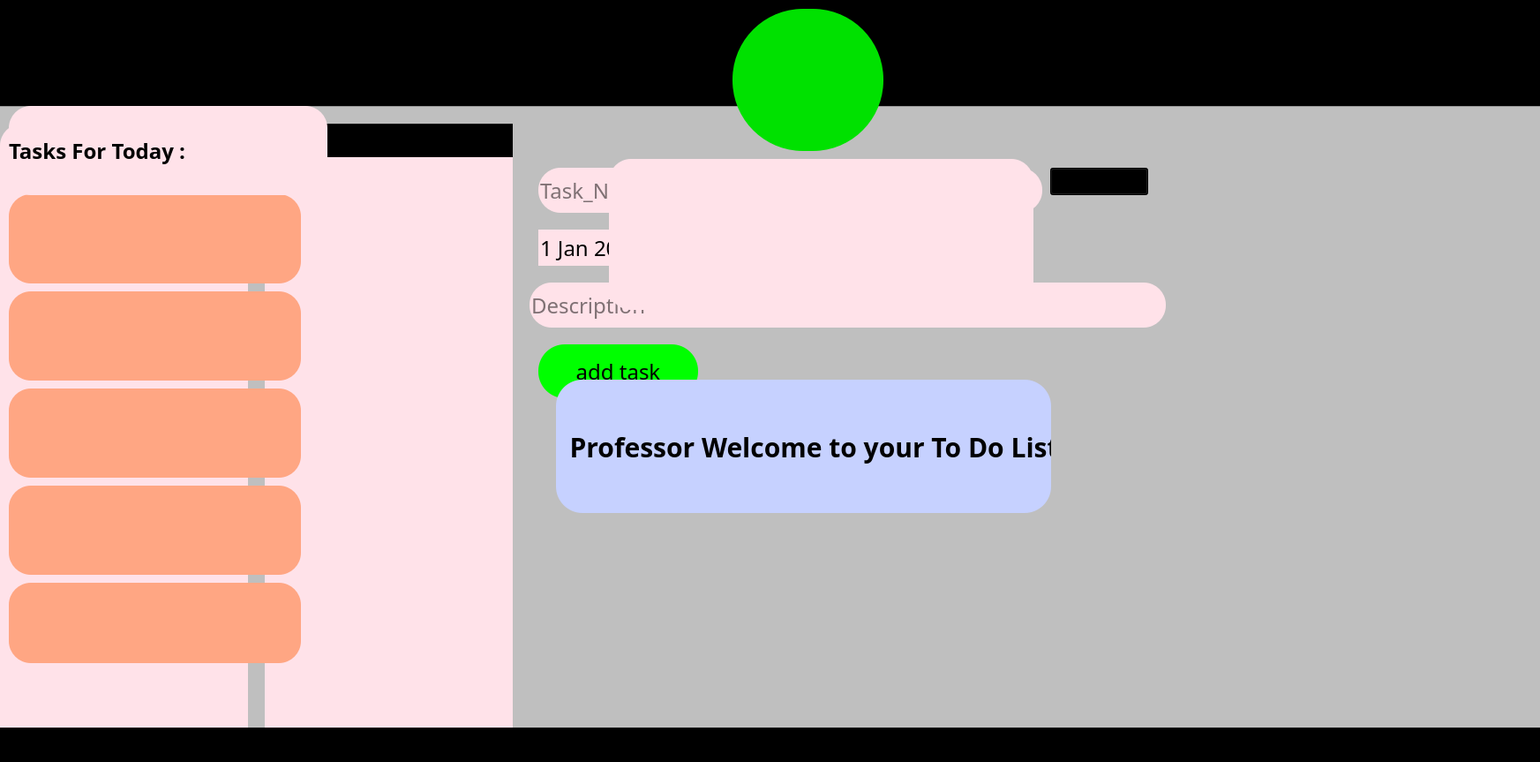
<?xml version="1.0" encoding="UTF-8"?>
<ui version="4.0">
 <class>Professor_Panel</class>
 <widget class="QMainWindow" name="Professor_Panel">
  <property name="geometry">
   <rect>
    <x>0</x>
    <y>0</y>
    <width>1745</width>
    <height>863</height>
   </rect>
  </property>
  <property name="windowTitle">
   <string>MainWindow</string>
  </property>
  <property name="styleSheet">
   <string notr="true">*{
	
	font-family:century gothic;
	font-size:24px;
	background-color:black
}
QPushButton
{
	color:black;
	background-color: #ffe2e9;
	border-radius:30px;
}
QPushButton:hover
{
background-color:rgb(170, 170, 255);
}
QLineEdit
{
color:white;
}
#frame
{
background-color:#bfbfbf;
}
#new_list_Button {
    background-color: rgb(0, 255, 0);
border-radius:30px;
color:black
}
#add_task_button
{
	 background-color: rgb(0, 255, 0);
border-radius:30px;
color:black
}

#new_list_Button:hover{
background-color:rgb(170, 170, 255)
}
#add_task_button:hover
{
background-color:rgb(170, 170, 255)
}
#dateTimeEdit
{
border-radius:25px;
background-color:#ffe2e9;
color:black;
}
#lineEdit_description
{
border-radius:25px;
background-color:#ffe2e9;
color:black
}
#list_name_lineEdit
{
border-radius:25px;
background-color:#ffe2e9;
color:black
}
#task_name_lineEdit
{
border-radius:25px;
background-color:#ffe2e9;
color:black

}
#treeWidget
{
border-radius:25px;
background-color:#ffe2e9;
color:black;
font-size:20px;
}
#listWidget
{
border-radius:25px;
color:black;
background-color:#ffe2e9;
}
#label_2
{
border-radius:25px;
color:black;
background-color:#ffa683;
}
#label_3
{
border-radius:25px;
color:black;
background-color:#ffa683;
}
#label_4
{
border-radius:25px;
color:black;
background-color:#ffa683;
}
#label_5
{
border-radius:25px;
color:black;
background-color:#ffa683;
}
#label_6
{
border-radius:25px;
color:black;
background-color:#ffa683;
}
#label_7
{
border-radius:25px;
color:black;
background-color:#ffa683;
}
#title
{
border-radius:25px;
color:black;
background-color:#ffe2e9;
}
#username
{
border-radius:25px;
color:black;
background-color:#ffe2e9;
}
#dateTimeEdit
{
border-radius:25px;
color:black;
background-color:#ffe2e9;
}
#lineEdit_description
{
border-radius:25px;
color:black;
background-color:#ffe2e9;
}</string>
  </property>
  <widget class="QWidget" name="centralwidget">
   <widget class="QFrame" name="frame">
    <property name="geometry">
     <rect>
      <x>-10</x>
      <y>120</y>
      <width>1781</width>
      <height>881</height>
     </rect>
    </property>
    <property name="frameShape">
     <enum>QFrame::StyledPanel</enum>
    </property>
    <property name="frameShadow">
     <enum>QFrame::Raised</enum>
    </property>
    <widget class="QListWidget" name="listWidget">
     <property name="geometry">
      <rect>
       <x>10</x>
       <y>20</y>
       <width>281</width>
       <height>841</height>
      </rect>
     </property>
    </widget>
    <widget class="QTreeWidget" name="treeWidget">
     <property name="geometry">
      <rect>
       <x>310</x>
       <y>20</y>
       <width>281</width>
       <height>841</height>
      </rect>
     </property>
    </widget>
    <widget class="QPushButton" name="add_task_button">
     <property name="geometry">
      <rect>
       <x>620</x>
       <y>270</y>
       <width>181</width>
       <height>61</height>
      </rect>
     </property>
     <property name="text">
      <string>add task</string>
     </property>
    </widget>
    <widget class="QLineEdit" name="lineEdit_description">
     <property name="geometry">
      <rect>
       <x>610</x>
       <y>200</y>
       <width>721</width>
       <height>51</height>
      </rect>
     </property>
     <property name="styleSheet">
      <string notr="true"/>
     </property>
     <property name="placeholderText">
      <string>Description</string>
     </property>
    </widget>
    <widget class="QDateTimeEdit" name="dateTimeEdit">
     <property name="geometry">
      <rect>
       <x>620</x>
       <y>140</y>
       <width>261</width>
       <height>41</height>
      </rect>
     </property>
    </widget>
    <widget class="QLineEdit" name="task_name_lineEdit">
     <property name="geometry">
      <rect>
       <x>620</x>
       <y>70</y>
       <width>261</width>
       <height>51</height>
      </rect>
     </property>
     <property name="placeholderText">
      <string>Task_Name</string>
     </property>
    </widget>
    <widget class="QPushButton" name="new_list_Button">
     <property name="geometry">
      <rect>
       <x>940</x>
       <y>130</y>
       <width>171</width>
       <height>61</height>
      </rect>
     </property>
     <property name="text">
      <string>make new list</string>
     </property>
    </widget>
    <widget class="QLineEdit" name="list_name_lineEdit">
     <property name="geometry">
      <rect>
       <x>940</x>
       <y>70</y>
       <width>251</width>
       <height>51</height>
      </rect>
     </property>
     <property name="placeholderText">
      <string>List Name</string>
     </property>
    </widget>
    <widget class="QComboBox" name="list_color_comboBox">
     <property name="geometry">
      <rect>
       <x>1200</x>
       <y>70</y>
       <width>111</width>
       <height>31</height>
      </rect>
     </property>
    </widget>
    <widget class="QLabel" name="label_2">
     <property name="geometry">
      <rect>
       <x>640</x>
       <y>310</y>
       <width>561</width>
       <height>151</height>
      </rect>
     </property>
     <property name="styleSheet">
      <string notr="true">font-weight:bold;
font-size:30px;
border-radius:30px;
background-color:#c6d1ff;</string>
     </property>
     <property name="text">
      <string>  Professor Welcome to your To Do List</string>
     </property>
    </widget>
    <widget class="QLabel" name="label_3">
     <property name="geometry">
      <rect>
       <x>20</x>
       <y>100</y>
       <width>331</width>
       <height>101</height>
      </rect>
     </property>
     <property name="text">
      <string/>
     </property>
     <property name="alignment">
      <set>Qt::AlignCenter</set>
     </property>
    </widget>
    <widget class="QLabel" name="label_4">
     <property name="geometry">
      <rect>
       <x>20</x>
       <y>210</y>
       <width>331</width>
       <height>101</height>
      </rect>
     </property>
     <property name="text">
      <string/>
     </property>
     <property name="alignment">
      <set>Qt::AlignCenter</set>
     </property>
    </widget>
    <widget class="QLabel" name="label_5">
     <property name="geometry">
      <rect>
       <x>20</x>
       <y>320</y>
       <width>331</width>
       <height>101</height>
      </rect>
     </property>
     <property name="text">
      <string/>
     </property>
     <property name="alignment">
      <set>Qt::AlignCenter</set>
     </property>
    </widget>
    <widget class="QLabel" name="label_6">
     <property name="geometry">
      <rect>
       <x>20</x>
       <y>430</y>
       <width>331</width>
       <height>101</height>
      </rect>
     </property>
     <property name="text">
      <string/>
     </property>
     <property name="alignment">
      <set>Qt::AlignCenter</set>
     </property>
    </widget>
    <widget class="QLabel" name="label_7">
     <property name="geometry">
      <rect>
       <x>20</x>
       <y>540</y>
       <width>331</width>
       <height>91</height>
      </rect>
     </property>
     <property name="text">
      <string/>
     </property>
     <property name="alignment">
      <set>Qt::AlignCenter</set>
     </property>
    </widget>
    <widget class="QLabel" name="username">
     <property name="geometry">
      <rect>
       <x>700</x>
       <y>60</y>
       <width>481</width>
       <height>171</height>
      </rect>
     </property>
     <property name="text">
      <string/>
     </property>
     <property name="alignment">
      <set>Qt::AlignCenter</set>
     </property>
    </widget>
    <widget class="QLabel" name="title">
     <property name="geometry">
      <rect>
       <x>20</x>
       <y>0</y>
       <width>361</width>
       <height>101</height>
      </rect>
     </property>
     <property name="styleSheet">
      <string notr="true">font-weight:bold;</string>
     </property>
     <property name="text">
      <string>Tasks For Today :</string>
     </property>
    </widget>
   </widget>
   <widget class="QLabel" name="label">
    <property name="geometry">
     <rect>
      <x>830</x>
      <y>10</y>
      <width>171</width>
      <height>161</height>
     </rect>
    </property>
    <property name="styleSheet">
     <string notr="true">background-color:rgb(0,225,0);
border-radius:80px;</string>
    </property>
    <property name="text">
     <string/>
    </property>
   </widget>
  </widget>
  <widget class="QMenuBar" name="menubar">
   <property name="geometry">
    <rect>
     <x>0</x>
     <y>0</y>
     <width>1745</width>
     <height>36</height>
    </rect>
   </property>
  </widget>
  <widget class="QStatusBar" name="statusbar"/>
 </widget>
 <resources/>
 <connections/>
</ui>
